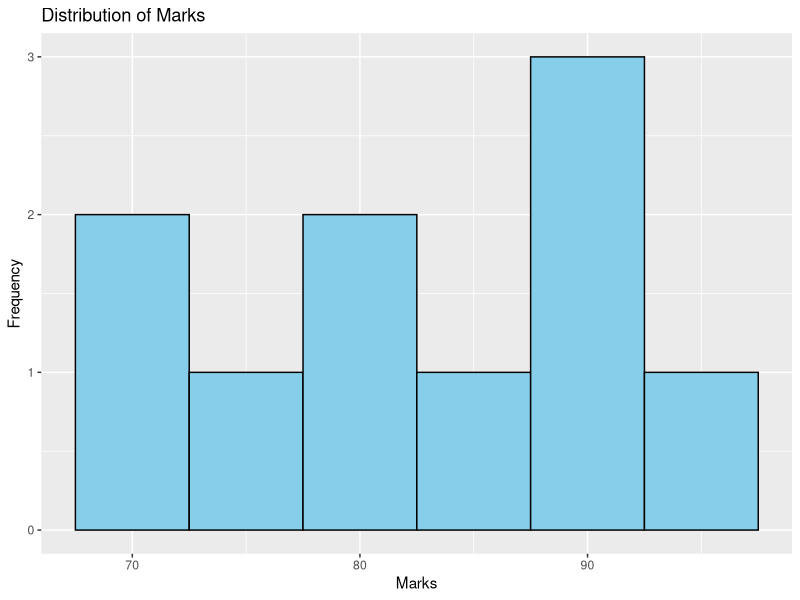
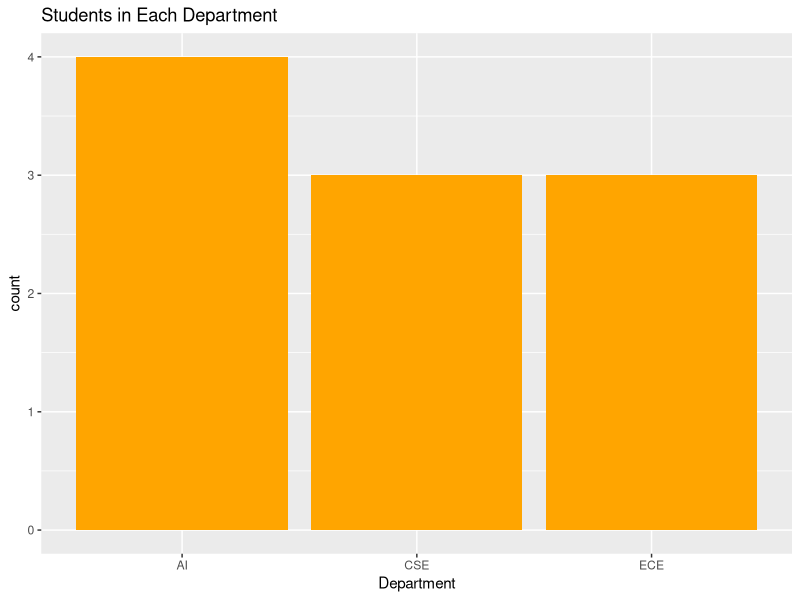
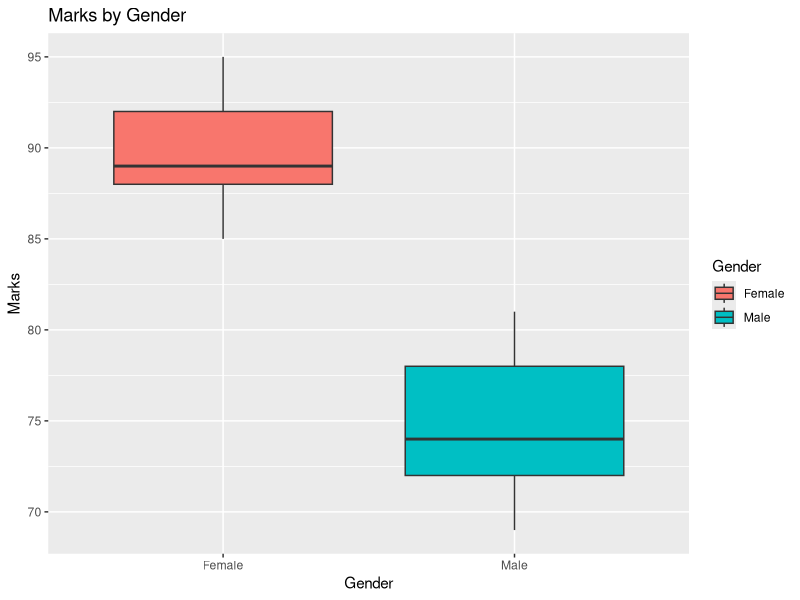
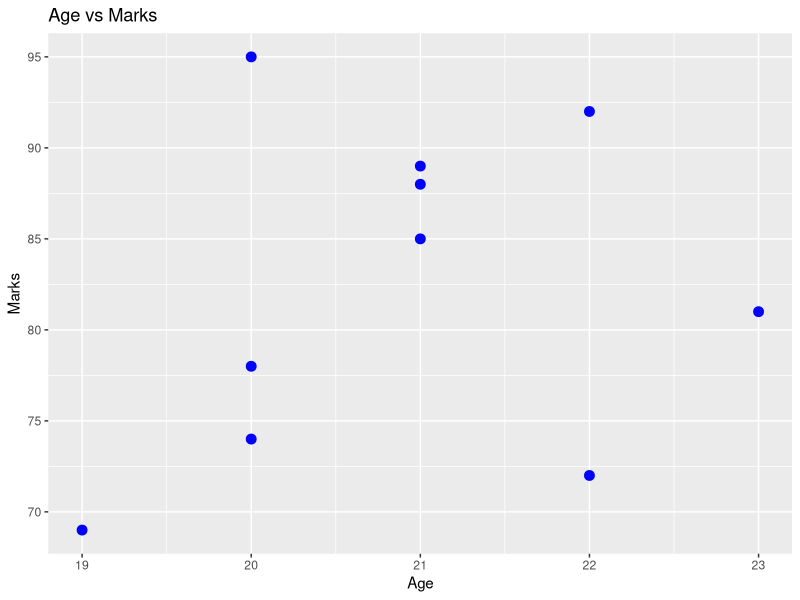
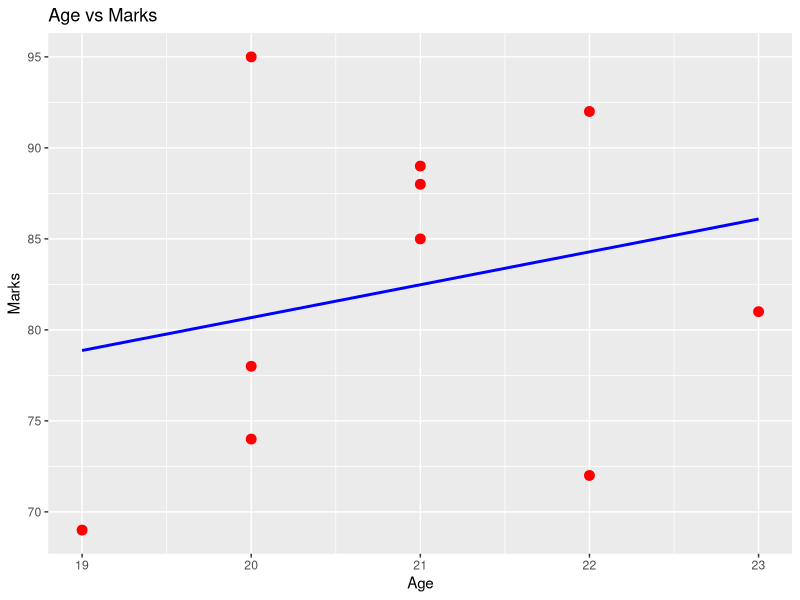
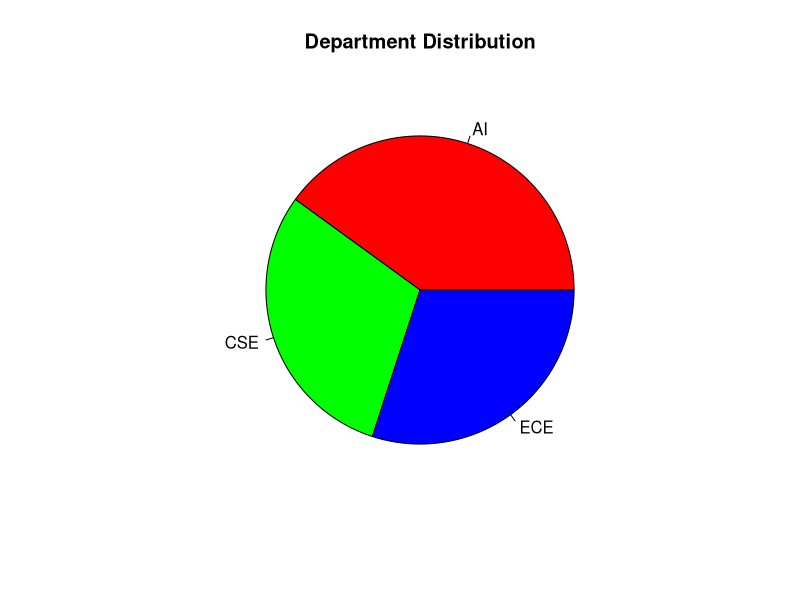
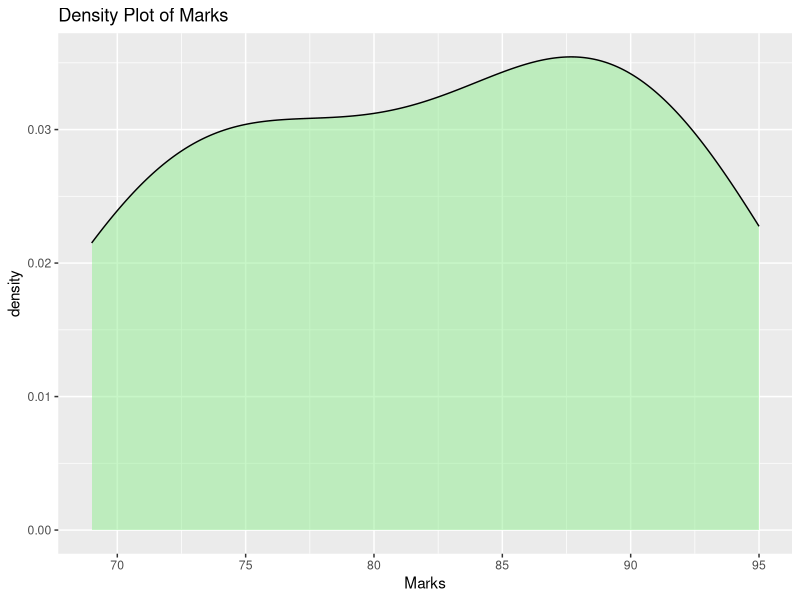
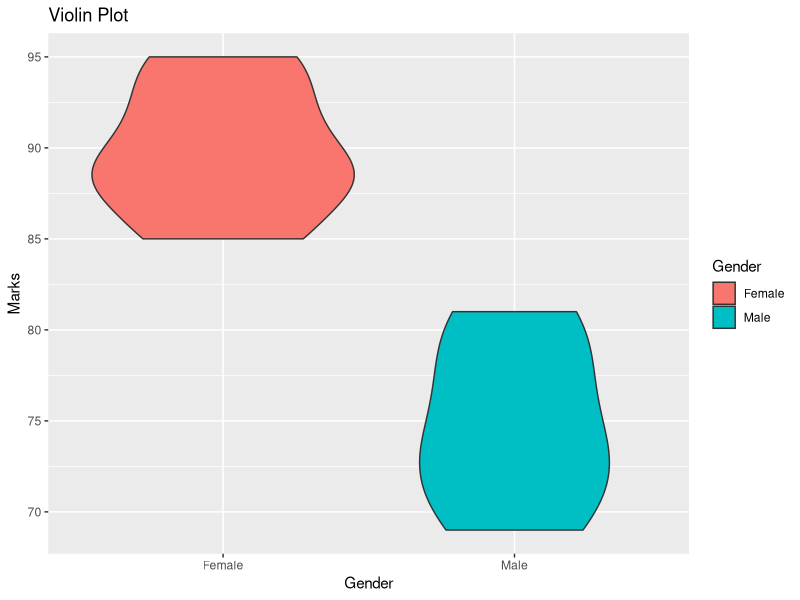

Here is the R script that generated these plots, in order:
student <- data.frame(
  Student_ID = 101:110,
  Name = c("Rahul","Priya","Amit","Neha","Rohit",
           "Anjali","Karan","Sneha","Vikas","Pooja"),
  Age = c(20,21,19,22,20,21,23,20,22,21),
  Gender = c("Male","Female","Male","Female","Male",
             "Female","Male","Female","Male","Female"),
  Marks = c(78,85,69,92,74,88,81,95,72,89),
  Attendance = c(85,92,80,95,88,90,84,98,82,91),
  Department = c("AI","CSE","AI","ECE","CSE",
                 "AI","ECE","CSE","AI","ECE")
)

student
#install.packages("ggplot2")

library(ggplot2)
#1. Histogram (Distribution of Marks)
ggplot(student, aes(x = Marks)) +
  geom_histogram(binwidth = 5,
                 fill = "skyblue",
                 color = "black") +
  labs(title = "Distribution of Marks",
       x = "Marks",
       y = "Frequency")
#2. Bar Chart (Department Count)
ggplot(student, aes(x = Department)) +
  geom_bar(fill = "orange") +
  labs(title = "Students in Each Department")
#3. Box Plot (Marks by Gender)
ggplot(student, aes(x = Gender,
                    y = Marks,
                    fill = Gender)) +
  geom_boxplot() +
  labs(title = "Marks by Gender")
#4. Scatter Plot (Age vs Marks)
ggplot(student,
       aes(x = Age,
           y = Marks)) +
  geom_point(size = 3,
             color = "blue") +
  labs(title = "Age vs Marks")
#5. Scatter Plot with Regression Line
ggplot(student,
       aes(x = Age,
           y = Marks)) +
  geom_point(color = "red", size = 3) +
  geom_smooth(method = "lm",
              se = FALSE,
              color = "blue") +
  labs(title = "Age vs Marks")

dept <- table(student$Department)
#6. Pie Chart
pie(dept,
    col = rainbow(length(dept)),
    main = "Department Distribution")
#7. Density Plot
ggplot(student,
       aes(x = Marks)) +
  geom_density(fill = "lightgreen",
               alpha = 0.5) +
  labs(title = "Density Plot of Marks")
#8. Violin Plot
ggplot(student,
       aes(x = Gender,
           y = Marks,
           fill = Gender)) +
  geom_violin() +
  labs(title = "Violin Plot")
#9. Line Chart
ggplot(student,
       aes(x = Student_ID,
           y = Marks)) +
  geom_line(color = "blue") +
  geom_point(size = 3) +
  labs(title = "Marks of Students")
#10. Faceting (Advanced EDA)
ggplot(student,
       aes(x = Marks,
           fill = Gender)) +
  geom_histogram(binwidth = 5) +
  facet_wrap(~Department)

#11. Colored Scatter Plot
ggplot(student,
       aes(x = Attendance,
           y = Marks,
           color = Department)) +
  geom_point(size = 4)

#12. Bubble Plot
ggplot(student,
       aes(x = Age,
           y = Marks,
           size = Attendance,
           color = Department)) +
  geom_point(alpha = 0.7)
#13. Count Plot by Gender
ggplot(student,
       aes(x = Gender,
           fill = Gender)) +
  geom_bar()
#14. Box Plot by Department
ggplot(student,
       aes(x = Department,
           y = Marks,
           fill = Department)) +
  geom_boxplot()
